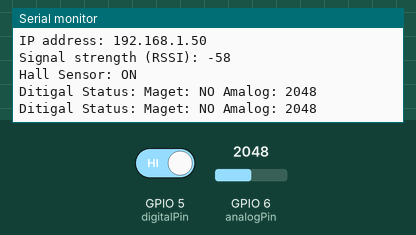
Recording of a sketch running on a simulated ESP32. On the bench: the last lines printed to the serial monitor. The test bench sets the inputs (shaded band); at power-on: GPIO 5 (digitalPin) HIGH, GPIO 6 (analogPin) = 2048. WiFi joins after 1.5 s; servers stay silent unless stated.

Above: at 2.7 s.
2.8 s: GPIO 5 (digitalPin) driven LOW
At 4.2 s:
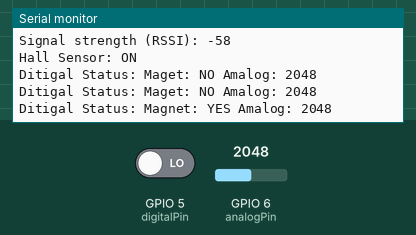
6.0 s: GPIO 6 (analogPin) set to 2866
At 7.3 s:
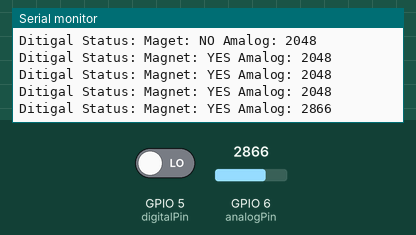
7.5 s: GPIO 6 (analogPin) set to 3603
At 8.3 s:
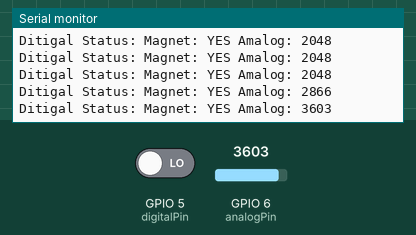
9.0 s: GPIO 5 (digitalPin) driven HIGH
At 10.1 s:
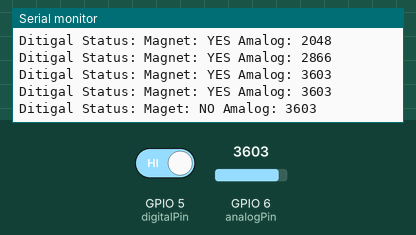
Timing chart, 0 to 11.5 s (numbered marks = the images above; inputs shaded):
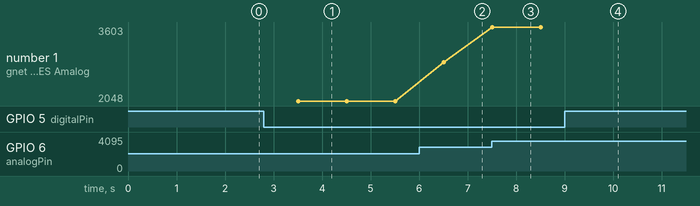

Measured:
- after the input at 2.8 s, the serial monitor: prints a new line after 0.71 s (image 1)
- after the input at 6.0 s, the serial monitor: prints a new line after 0.51 s (image 2)
- after the input at 7.5 s, the serial monitor: prints a new line at once (image 3)
- after the input at 9.0 s, the serial monitor: prints a new line after 0.51 s (image 4)
- plotted number 1: 2048 → 2866 after the input at 6.0 s, 2866 → 3603 after the input at 7.5 s

The sketch:

draft.ino
```cpp
#include <WiFi.h>

// WiFi set up
const char* ssid = "SSID";
const char* password = "PASSWORD";

// hall hodule set up
const int digitalPin = 5;
const int analogPin = 6;

void setup() {
  // put your setup code here, to run once:
  Serial.begin(115200);

  // connect to WiFi
  WiFi.begin(ssid, password);

  while (WiFi.status() != WL_CONNECTED) {
    delay(500);
    Serial.print(".");
  }

  Serial.println("");
  Serial.println("WiFi connected!");
  Serial.print("IP address: ");
  Serial.println(WiFi.localIP());
  Serial.print("Signal strength (RSSI): ");
  Serial.println(WiFi.RSSI());

  // hall module starting
  pinMode(digitalPin, INPUT);
  Serial.println("Hall Sensor: ON");
}

void loop() {
  // put your main code here, to run repeatedly:
  // hall sensor sensing
  int digitalVal = digitalRead(digitalPin);
  int analogVal = analogRead(analogPin);

  Serial.print("Ditigal Status: ");
  Serial.print(digitalVal == LOW ? "Magnet: YES " : "Maget: NO ");
  Serial.print("Amalog: ");
  Serial.println(analogVal);

  delay(1000);
}
```
